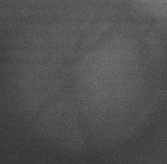
#> input picture gantei/BloodVessel/src/gantei.tiff, 167 x 164 px, found by its file name
$ python BloodVessel-enhance.py
#> lines starting #> are read from the running program, lines starting #| are printed output that depends on the picture; after the words box and inside, x2 and y2 are one past the last pixel; in counts of white or black regions, pixels touching at a corner belong together
#> in extract_green_channel, img is the input picture: shape (164, 167, 3); min 48, max 123, mean 81.4
### gantei/BloodVessel/program/function/extract_green_channel.py
import cv2
import numpy as np

# [5 lines left out: function extract_green_channel, not called in this run]


# [6 lines that do not run on import are left out]

### gantei/BloodVessel/program/function/rotate_image.py
import cv2
import matplotlib.pyplot as plt
import math

##rotate_image
def rotate_image(image, angle):
#> called with angle = 10
    height, width = image.shape[:2]
#> height = 164; width = 167
    image_center = (width / 2, height / 2)
#> image_center = (83.5, 82)

    rotation_image = cv2.getRotationMatrix2D(image_center, angle, 1)

    radians = math.radians(angle)
    sin = math.sin(radians)
    cos = math.cos(radians)
    bound_w = int((height * abs(sin)) + (width * abs(cos)))
#> bound_w = 192
    bound_h = int((height * abs(cos)) + (width * abs(sin)))
#> bound_h = 190

    rotation_image[0, 2] += ((bound_w / 2) - image_center[0])
    rotation_image[1, 2] += ((bound_h / 2) - image_center[1])

    rotated_image = cv2.warpAffine(image, rotation_image, (bound_w, bound_h))
    return rotated_image

### gantei/BloodVessel/program/function/bloodEnhance.py
import cv2
import matplotlib.pyplot as plt
import math
import numpy as np
from skimage.exposure import rescale_intensity

# from function import extract_green_channel as egc
# from function import rotate_image as ri

import extract_green_channel as egc
import rotate_image as ri

##VesselSize : the approximate diameter of the biggest vessel in the image
def morph_reconstruct_filter(grChannel,vesselSize):

#> called with vesselSize = 10
    clahe = cv2.createCLAHE(clipLimit=2.0, tileGridSize=(8,8))##特定化ヒストグラム平坦化

    gr = clahe.apply(grChannel)
    gr = ~gr##ビット反転
    plt.imsave("grChannel.png",gr)
    kernel = np.zeros((vesselSize,vesselSize), dtype = np.uint8)
    kernel[9,:] = np.ones((1,vesselSize), dtype = np.uint8)
    morph_image = np.zeros_like(grChannel)
    plt.imsave("morph.png",morph_image)
    for angle in range(15, 180, 180 // 12):
        image = cv2.morphologyEx(gr, cv2.MORPH_OPEN, ri.rotate_image(kernel, angle), iterations = 1)
        morph_image = cv2.add(morph_image, cv2.subtract(gr, image))
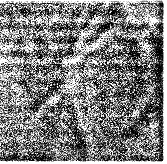
#> morph_image: shape (164, 167); min 0, max 255, mean 126.6
    return morph_image


##カーネルとの畳み込み処理を行う
def convolve2D(image,kernel):
    (iH, iW) = image.shape
    (kH, kW) = kernel.shape
    pad = (kW - 1) // 2
    img = cv2.copyMakeBorder(image, pad, pad, pad, pad, cv2.BORDER_REPLICATE)
    w = np.zeros((iH,iW), dtype = "float32")
    output = np.zeros((iH, iW), dtype = "float32")
    for y in np.arange(pad, iH + pad):
        for x in np.arange(pad, iW + pad):
            roi = img[y - pad:y + pad + 1, x - pad:x + pad + 1]
            output[y - pad,x - pad] = (roi * kernel).sum()

    w = image - output

    output = rescale_intensity(output, in_range = (0,255))
    output = (output * 255).astype("uint8")
    return output, w


def isotropic_undec_wavelet_filter2D(image):
    # Bi-spline cubic function is given by h
    c_prv = image
    C1 = 1. / 16.
    C2 = 4. / 16.
    C3 = 6. / 16.
    W = []
    kernel_sizes = [5,9,17]
    for idx, ks in enumerate(kernel_sizes):
        ks = ks//2
        kernel = np.zeros((1, kernel_sizes[idx]), dtype = 'float32')
        kernel[0][0] = C1
        kernel[0][kernel_sizes[idx]-1] = C1
        kernel[0][int(ks/2)] = C2
        kernel[0][int(kernel_sizes[idx]/4+ks)] = C2
        kernel[0][ks] = C3


        c_nxt, w = convolve2D(c_prv, kernel.T * kernel)
        c_prv = c_nxt
        W.append(w)
        A = kernel.T * kernel
#> this loop made 3 passes
#> pass 1, in convolve2D, `w = image - output`:
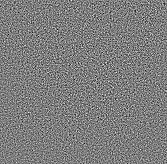
#> w: shape (164, 167) float32; min -14.09, max 14.45, mean 7.64e-05; drawn with min black and max white
#> after the loop, W = 3 items


    #     Computing the result Iiuw
    Iiuw = W[1] + W[2]
    #Iiuw= W[0]
    plt.imsave("wavelet.png",Iiuw)
    return Iiuw, c_nxt, W


# [9 lines that do not run on import are left out]


### gantei/BloodVessel/program/function/imageSegmentation.py
import cv2
import matplotlib.pyplot as plt
import math
import numpy as np

# from function import bloodEnhance  as be

# from function import extract_green_channel as egc
import bloodEnhance  as be
import extract_green_channel as egc


def contourProps(cnt):
    x, y, w, h = cv2.boundingRect(cnt)
    hull = cv2.convexHull(cnt)
    hull_area = cv2.contourArea(cnt)
    aspect_ratio = float(w) / h
    extent = cv2.contourArea(cnt) / float(w * h)
    solidity = float(cv2.contourArea(cnt)) / hull_area
    return aspect_ratio, extent, solidity

# [18 lines left out: function image_segmentation, not called in this run]
#> in image_segmentation, `B = (Imr < 0.42)`:
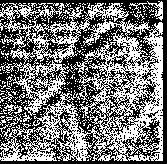
#> B: shape (164, 167) bool; 46.2% white in thin lines or dots
#> in image_segmentation, `U = (Imr > 0.42) * (Imr < 0.75)`: U: shape (164, 167) bool; 24% white in thin lines or dots
#> in image_segmentation, `V1 = (Imr > 0.75) * 255`:
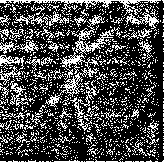
#> V1: shape (164, 167) int64; 29.9% white in thin lines or dots
#> in image_segmentation, `contours, hierarchy = cv2.findContours(V1, cv2.RETR_CCOMP, cv2.CHAIN_A..`: contours = 3234 contours, 3154 with area under 20; largest, box (x1, y1, x2, y2) and area: (-1, 0, 168, 165) 1146, (45, 15, 114, 107) 881, (0, 0, 167, 164) 681, (-1, -1, 162, 9) 524, (0, 0, 161, 16) 369
#> the loop in image_segmentation, `for cnt in contours:` made 3234 passes
#> after the loop in image_segmentation, `for cnt in contours:`: V2: shape (164, 167); 15.3% white; 10 white regions, largest, box (x1, y1, x2, y2) and area: (45, 15, 115, 107) 1368, (0, 0, 167, 164) 1321, (70, 80, 97, 131) 331
#> in image_segmentation, `V2 = V1 * V2`: V2: shape (164, 167) int64; values 0 (black) and 65025 (white), 11.1% white; 49 white regions (35 under 20 px), largest, box (x1, y1, x2, y2) and area: (0, 0, 167, 164) 1042, (60, 26, 114, 78) 511, (45, 57, 99, 107) 341
    # Imr = cv2.morphologyEx(Imr, cv2.MORPH_CLOSE, cv2.getStructuringElement(cv2.MORPH_ELLIPSE,(5,5)), iterations = 1)
    Imr = Imr / max(np.ravel(Imr))
    B = (Imr < 0.42)
    U = (Imr > 0.42) * (Imr < 0.75)
    V1 = (Imr > 0.75) * 255
    # img = cv2.cvtColor(V1.astype(np.uint8), cv2.COLOR_BGR2GRAY)
    contours, hierarchy = cv2.findContours(V1, cv2.RETR_CCOMP, cv2.CHAIN_APPROX_TC89_KCOS)
    V2 = np.zeros(V1.shape, dtype = np.uint8)
    a1 = 2 * 21* max(V1.shape) / min(V1.shape)
    for cnt in contours:
        if cv2.contourArea(cnt) > a1:
            VRatio, extent, _ = contourProps(cnt)
            if extent <= 0.35 and VRatio <= 2.2:
                cv2.fillPoly(V2, pts = [cnt], color = [255,255,255])
    V2 = V1 * V2
    return B, U, V2


# [9 lines that do not run on import are left out]


### gantei/BloodVessel/program/function/vessel_skeleton_extraction.py
import cv2
import matplotlib.pyplot as plt

import numpy as np
# from function import extract_green_channel as egc
# from function import bloodEnhance  as be
# from function import imageSegmentation as ims

import extract_green_channel as egc
import bloodEnhance  as be
import imageSegmentation as ims


def vessel_skeleton_extraction(image):
    Iiuw, _, _  = be.isotropic_undec_wavelet_filter2D(image)
#> after the loop in isotropic_undec_wavelet_filter2D, `for idx, ks in enumerate(kernel_sizes):`: W = 3 items
    per_px_inc = 0.3
    epsilon = 0.05
    mask = cv2.imread('C:\\Users\\kine0\\labo\\ImageSensing2\\gantei\\BloodVessel\\result\\wavelet.png', 0)
    t = np.sort(np.ravel(Iiuw))
    thres = t[int(per_px_inc * len(t)) - 1] + epsilon
#> thres = -0.727
    a2 = 35 * 21 * max(Iiuw.shape) / min(Iiuw.shape)
#> a2 = 748.4
    a1 = 2 * 21 * max(Iiuw.shape) / min(Iiuw.shape)
#> a1 = 42.77
    bw = Iiuw < thres
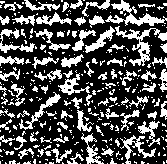
#> bw: shape (164, 167) bool; 31.1% white; 327 white regions (244 under 20 px), largest, box (x1, y1, x2, y2) and area: (115, 26, 167, 66) 530, (105, 0, 167, 26) 514, (120, 135, 156, 164) 288
    bw = bw.astype(np.uint8) * 255
#> bw: shape (164, 167); 31.1% white; 327 white regions (244 under 20 px)
    fil_bw = cv2.bitwise_and(bw,bw, mask = mask)
    plt.imsave("sub.png",Iiuw)
    m = np.ones_like(mask) * 255
#> m = 255
    m1 = np.ones_like(mask) * 255
#> m1 = 255
    contours, _ = cv2.findContours(fil_bw, cv2.RETR_LIST, cv2.CHAIN_APPROX_SIMPLE)
#> contours = 389 contours, 331 with area under 20; largest, box (x1, y1, x2, y2) and area: (115, 26, 167, 66) 401, (105, 0, 167, 26) 390, (120, 135, 156, 164) 204, (19, 92, 61, 130) 204, (0, 28, 35, 53) 204
    for cnt in contours:
        area = cv2.contourArea(cnt)
        if(area < a2):
            if(area < a1):
                cv2.drawContours(m1,[cnt],-1,0,-1)
            else:
                VRatio, extent, _ = ims.contourProps(cnt)
                if((VRatio >= 2.2)and(extent < 0.25)):
                    cv2.drawContours(m1,[cnt],-1,0,-1)
            cv2.drawContours(m,[cnt],-1,0,-1)
#> this loop made 389 passes
#> (area, extent) on pass 55: (65, 0.206)
#> (area, VRatio, extent) on passes 86, 91: (204, 1.24, 0.195), (165, 0.742, 0.231)
    T3 = cv2.bitwise_and(fil_bw, m, mask = mask)
    vse = cv2.bitwise_and(fil_bw, m1, mask = mask)
    return vse


# [14 lines that do not run on import are left out]

### gantei/BloodVessel/program/function/trimapFormation.py
import cv2
import numpy as np
import matplotlib.pyplot as plt

from function import extract_green_channel as egc
from function import imageSegmentation as ims
from function import vessel_skeleton_extraction as vse

def trimap_formation(image):
    B, U, V2 = ims.image_segmentation(image)
#> the loop in morph_reconstruct_filter (call 2), `for angle in range(15, 180, 180 // 12):` made 11 passes
#> the loop in image_segmentation (call 2), `for cnt in contours:` made 3234 passes
    S = vse.vessel_skeleton_extraction(image)
#> the loop in vessel_skeleton_extraction (call 2), `for cnt in contours:` made 389 passes
    V2 = V2.astype(np.uint8)
    mask = cv2.imread('C:\\Users\\kine0\\labo\\ImageSensing2\\gantei\\BloodVessel\\src\\ganteiBlood.png', 0)
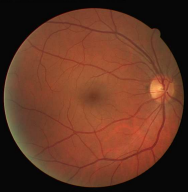
#> input picture gantei/BloodVessel/src/ganteiBlood.png, 188 x 192 px, found by its file name
#> mask: shape (192, 188); min 0, max 198, mean 70.2
    plt.imsave("V2.png",V2)
    plt.imsave("S.png",S)
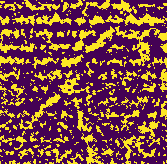
#> saved as S.png: shape (164, 167, 3); mean R, G, B 125.5, 72.5, 69.1
#> (the run stopped early here; a loop or call above may not have finished)
